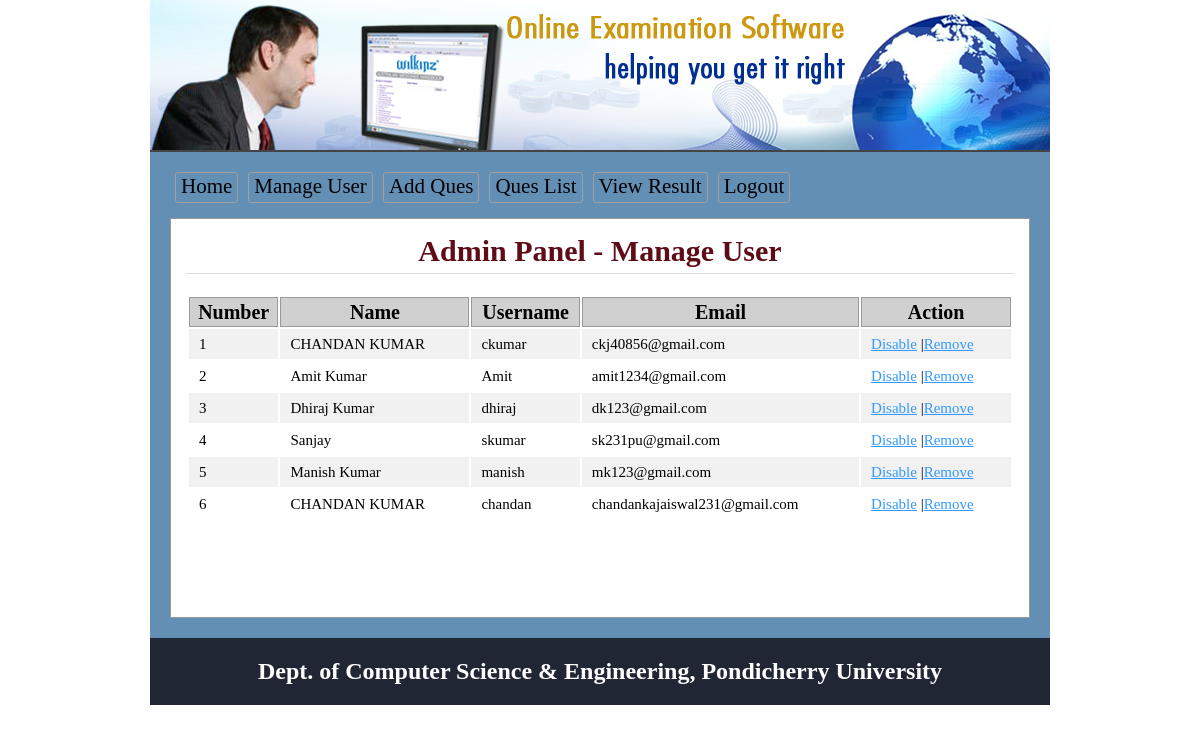
The app's page /admin/users.php (signed in) with its own data.
### tables this page shows
CREATE TABLE `tbl_user` (
  `userid` int(11) NOT NULL,
  `name` varchar(50) NOT NULL,
  `username` varchar(30) NOT NULL,
  `password` varchar(32) NOT NULL,
  `email` varchar(255) NOT NULL,
  `status` int(11) NOT NULL
);

### lib/Database.php (called while the page is built, shortened)
<?php
Class Database{
	public $host   = DB_HOST;
	public $user   = DB_USER;
	public $pass   = DB_PASS;
	public $dbname = DB_NAME;
	public $link;
	private function connectDB(){
	$this->link = new mysqli($this->host, $this->user, $this->pass, $this->dbname);
 }
	public function select($query){
		$result = $this->link->query($query) or die($this->link->error.__LINE__);
		if($result->num_rows > 0){
			return $result;
		} else {
			return false;
		}
	}
}

### classes/User.php (called while the page is built, shortened)
<?php
    $filepath = realpath(dirname(__FILE__));
	include_once ($filepath.'/../lib/Database.php');
class User{
	private $db;
	public function __construct(){
		$this->db = new Database();
	}
		public function getAlluser(){
			$query = "select * from tbl_user order by userid desc";
			$result = $this->db->select($query);
			return $result;
		}
}
?>

### admin/users.php (the view, shortened to what this page needs)
<?php
    $filepath = realpath(dirname(__FILE__));
	include_once ($filepath.'/inc/header.php');
	include_once ($filepath.'/../classes/User.php');
	$usr = new User();
?>
<div class="main">
	<h1>Admin Panel - Manage User</h1>
		<div class = "manageuser">
			<table class = "tblone">
			<tr>
				<th>Number</th>
				<th>Name</th>
				<th>Username</th>
				<th>Email</th>
				<th>Action</th>
			</tr>
	<?php
	$userData = $usr->getAllUser();
	if($userData){
		$i = 0;
		while($result = $userData->fetch_assoc()){
			$i++;
	?>
			<tr>
				<td>
				<?php
				if($result['status'] == '1'){
					echo "<span class = 'error'>".$i."</span>";
				}else{
					echo $i;
				}
				?>
				</td>
				<td>
				<?php
				if($result['status'] == '1'){
					echo "<span class = 'error'>".$result['name']."</span>";
				}else{
					echo $result['name'];
				}
				?>
				</td>
				<td>
				<?php
				if($result['status'] == '1'){
					echo "<span class = 'error'>".$result['username']."</span>";
				}else{
					echo $result['username'];
				}
				?>
				</td>
				<td>
				<?php
				if($result['status'] == '1'){
					echo "<span class = 'error'>".$result['email']."</span>";
				}else{
					echo $result['email'];
				}
				?>
				</td>
				<td>
					<?php  if($result['status'] == '0'){ ?>
						<a onclick = "return confirm('Are you sure to Disable')" href = "?dis=<?php echo $result['userid']; ?>">Disable</a>
					<?php } else {?>
						<a onclick= "return confirm('Are you sure to Enable')" href = "?ena=<?php echo $result['userid']; ?>">Enable</a>
					<?php } ?>
					|<a onclick = "return confirm('Are you sure to Remove')" href = "?del=<?php echo $result['userid']; ?>">Remove</a>
				</td>
			</tr>
	<?php } } ?>
			</table>
</div>
<?php include 'inc/footer.php'; ?>

### admin/css/admin.css (style rules this page uses)
* { margin:0;padding:0;outline:none }
body { font-family:verdana }
.tblone { width:100%;border:1px solid #fff;margin:20px 0 }
.tblone td { font-size: 15px; padding: 5px 10px; }
table.tblone th { background-color: #d0d0d0; border: 1px solid #999; }
table.tblone tr:nth-child(2n+1) { background:#fff;height:30px; }
table.tblone tr:nth-child(2n) { background:#f1f1f1;height:30px; }
.tblone td a { color:#3399FF; }
.main { background: #fff none repeat scroll 0 0; border: 1px solid #999; margin-top: 10px; min-height: 368px; padding: 15px; width: 828px; }
.main h1 { border-bottom: 1px solid #ddd; text-align: center; color: #766063; margin: 0 0 5px; padding-bottom: 5px; }

### admin/users.php (style rules this page uses)
.main h1 { font-family: "Times New Roman", Georgia, Serif; font-size: 30px; color:#5e0c17; }
.manageuser { font-family: "Times New Roman", Times, serif; font-size: 20px; }

### records on screen
tbl_user: name "CHANDAN KUMAR", username "ckumar", email "ckj40856@gmail.com"
tbl_user: name "Amit Kumar", username "Amit", email "amit1234@gmail.com"
tbl_user: name "Dhiraj Kumar", username "dhiraj", email "dk123@gmail.com"
tbl_user: name "Sanjay", username "skumar", email "sk231pu@gmail.com"
tbl_user: name "Manish Kumar", username "manish", email "mk123@gmail.com"
tbl_user: name "CHANDAN KUMAR", username "chandan", email "chandankajaiswal231@gmail.com"
